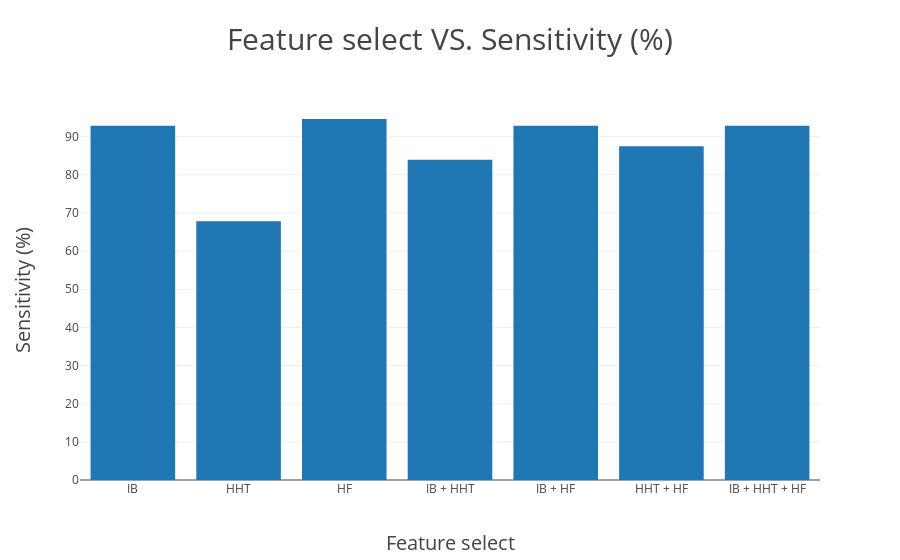
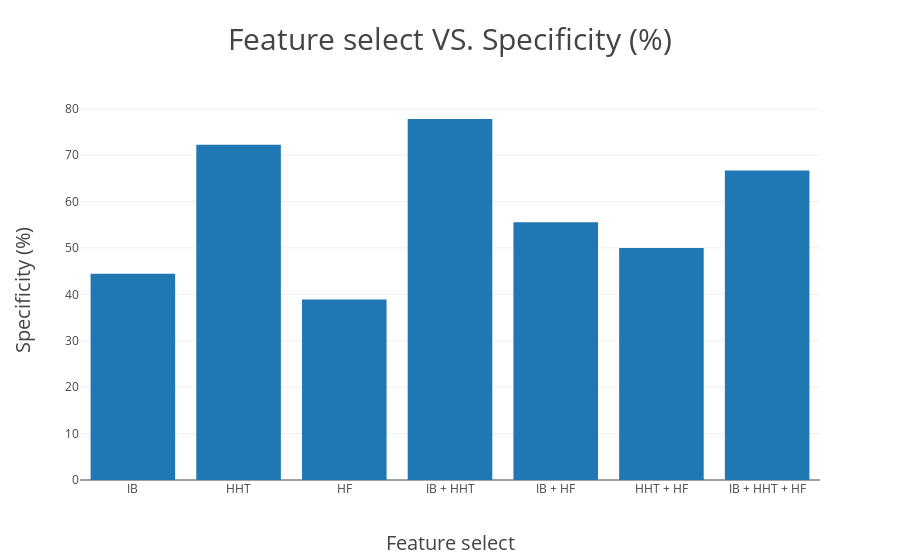
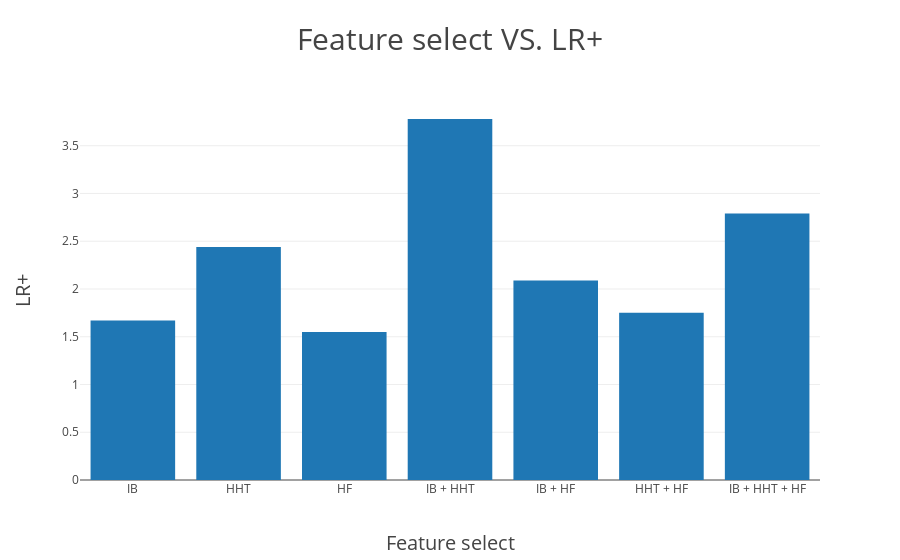
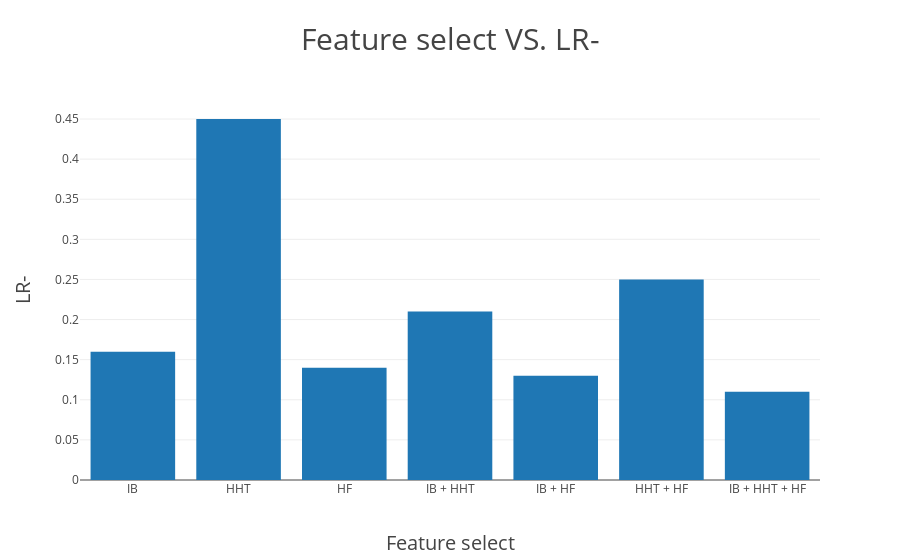

The notebook cell saved with these charts, in order:
### Markdown cell above
# Using plotly but can't display on Github

### Code cell
import pandas as pd
import plotly.graph_objs as go
from plotly.offline import init_notebook_mode, iplot

# open offline plotly
init_notebook_mode(connected=True)

# create dataframes
df = pd.DataFrame({'features' : ['IB', 'HHT', 'HF', 'IB + HHT', 'IB + HF', 'HHT + HF', 'IB + HHT + HF'], 
                   'Sensitivity (%)' : [92.86, 67.86, 94.64, 83.93, 92.86, 87.50, 92.86],
                   'Specificity (%)' : [44.44, 72.22, 38.89, 77.78, 55.56, 50.00, 66.67],
                   'LR+' : [1.67, 2.44, 1.55, 3.78, 2.09, 1.75, 2.79],
                   'LR-' : [0.16, 0.45, 0.14, 0.21, 0.13, 0.25, 0.11],
                   'PPV (%)' : [83.87, 88.37, 82.81, 92.16, 86.67, 84.48, 89.66],
                   'NPV (%)' : [66.67, 41.94, 70.00, 60.87, 71.43, 56.25, 75.00],
                   'Accuracy (%)' : [81.08, 68.92, 81.08, 82.43, 83.78, 78.38, 86.49],
                   'AUROC' : [0.8651, 0.8006, 0.7927, 0.8919, 0.8819, 0.8442, 0.8929],})

# def Bar plot
def bar_plot(i):
    layout=go.Layout(title = 'Feature select VS. {0}'.format(Parameters[i]),
                     titlefont = {'size':'30'},
                     xaxis = {'title':'Feature select', 'titlefont':{'size':'20'}},
                     yaxis = {'title':'{0}'.format(Parameters[i]), 'titlefont':{'size':'20'}})
    data = [go.Bar(x = df['features'], y = df[Parameters[i]])]
    fig = go.Figure(data = data, layout = layout)
    iplot(fig)

#plot
Parameters = ['Sensitivity (%)', 'Specificity (%)', 'LR+', 'LR-', 'PPV (%)', 'NPV (%)', 'Accuracy (%)', 'AUROC']
for i in range(8):
    bar_plot(i)

### Figure 1 — Plotly figure (JSON) as saved in the notebook; plotly's stock layout.template omitted (floating-point values rounded to 4 significant figures)
{"data": [{"type": "bar", "x": ["IB", "HHT", "HF", "IB + HHT", "IB + HF", "HHT + HF", "IB + HHT + HF"], "y": [92.86, 67.86, 94.64, 83.93, 92.86, 87.5, 92.86]}], "layout": {"title": "Feature select VS. Sensitivity (%)", "titlefont": {"size": "30"}, "xaxis": {"title": "Feature select", "titlefont": {"size": "20"}}, "yaxis": {"title": "Sensitivity (%)", "titlefont": {"size": "20"}}}}

### Figure 2 — Plotly figure (JSON) as saved in the notebook; plotly's stock layout.template omitted (floating-point values rounded to 4 significant figures)
{"data": [{"type": "bar", "x": ["IB", "HHT", "HF", "IB + HHT", "IB + HF", "HHT + HF", "IB + HHT + HF"], "y": [44.44, 72.22, 38.89, 77.78, 55.56, 50, 66.67]}], "layout": {"title": "Feature select VS. Specificity (%)", "titlefont": {"size": "30"}, "xaxis": {"title": "Feature select", "titlefont": {"size": "20"}}, "yaxis": {"title": "Specificity (%)", "titlefont": {"size": "20"}}}}

### Figure 3 — Plotly figure (JSON) as saved in the notebook; plotly's stock layout.template omitted (floating-point values rounded to 4 significant figures)
{"data": [{"type": "bar", "x": ["IB", "HHT", "HF", "IB + HHT", "IB + HF", "HHT + HF", "IB + HHT + HF"], "y": [1.67, 2.44, 1.55, 3.78, 2.09, 1.75, 2.79]}], "layout": {"title": "Feature select VS. LR+", "titlefont": {"size": "30"}, "xaxis": {"title": "Feature select", "titlefont": {"size": "20"}}, "yaxis": {"title": "LR+", "titlefont": {"size": "20"}}}}

### Figure 4 — Plotly figure (JSON) as saved in the notebook; plotly's stock layout.template omitted (floating-point values rounded to 4 significant figures)
{"data": [{"type": "bar", "x": ["IB", "HHT", "HF", "IB + HHT", "IB + HF", "HHT + HF", "IB + HHT + HF"], "y": [0.16, 0.45, 0.14, 0.21, 0.13, 0.25, 0.11]}], "layout": {"title": "Feature select VS. LR-", "titlefont": {"size": "30"}, "xaxis": {"title": "Feature select", "titlefont": {"size": "20"}}, "yaxis": {"title": "LR-", "titlefont": {"size": "20"}}}}
